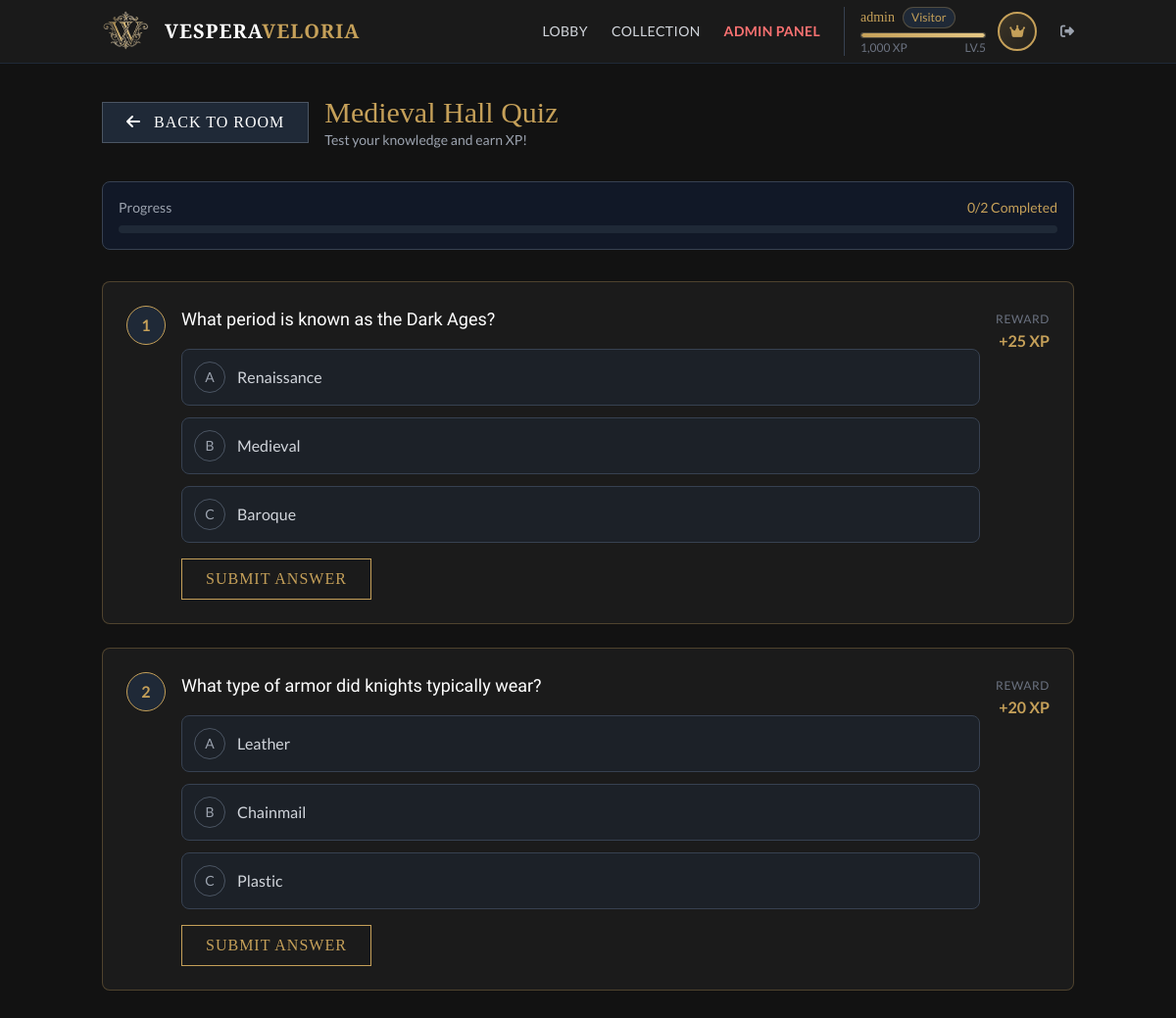
Page /public/lobby/quiz.php?room_id=1 (signed in) on the committed database.
### tables this page shows
CREATE TABLE `rooms` (
  `id` int(11) NOT NULL,
  `name` varchar(100) NOT NULL,
  `description` text DEFAULT NULL,
  `min_level` int(11) DEFAULT 1,
  `image_url` varchar(255) DEFAULT NULL,
  `hidden_artifact_name` varchar(100) DEFAULT NULL,
  `hidden_artifact_desc` text DEFAULT NULL,
  `hidden_artifact_image` varchar(255) DEFAULT NULL,
  `hidden_artifact_xp` int(11) DEFAULT 100,
  `professor_dialogs` text DEFAULT NULL
);

CREATE TABLE `quizzes` (
  `id` int(11) NOT NULL,
  `room_id` int(11) DEFAULT NULL,
  `question` text NOT NULL,
  `option_a` varchar(255) DEFAULT NULL,
  `option_b` varchar(255) DEFAULT NULL,
  `option_c` varchar(255) DEFAULT NULL,
  `correct_option` char(1) DEFAULT NULL,
  `xp_reward` int(11) DEFAULT 20
);

### app/Models/Room.php (called while the page is built, shortened)
<?php
class Room {
    public static function findById($conn, $id) {
        $stmt = $conn->prepare("SELECT * FROM rooms WHERE id = ?");
        $stmt->bind_param("i", $id);
        $stmt->execute();
        return $stmt->get_result()->fetch_assoc();
    }
}

### app/Models/Quiz.php (called while the page is built, shortened)
<?php
class Quiz {
    public static function getForUser($conn, $roomId, $userId) {
        $sql = "SELECT q.*,
                (SELECT COUNT(*) FROM user_quizzes WHERE user_id = ? AND quiz_id = q.id) as is_answered,
                (SELECT is_correct FROM user_quizzes WHERE user_id = ? AND quiz_id = q.id LIMIT 1) as user_is_correct
                FROM quizzes q WHERE q.room_id = ? ORDER BY q.id";
        $stmt = $conn->prepare($sql);
        $stmt->bind_param("iii", $userId, $userId, $roomId);
        $stmt->execute();
        $result = $stmt->get_result();
        $quizzes = [];
        while ($row = $result->fetch_assoc()) {
            $quizzes[] = $row;
        }
        return $quizzes;
    }
}

### public/lobby/quiz.php (the view, shortened to what this page needs)
<?php
require_once '../../app/Config/database.php';
require_once '../../app/Models/Room.php';
require_once '../../app/Models/Quiz.php';
$room_id = intval($_GET['room_id']);
$user_id = $_SESSION['user_id'];
$room = Room::findById($conn, $room_id);
$raw_quizzes = Quiz::getForUser($conn, $room_id, $user_id);
$quizzes = [];
$answered_count = 0;
$total_count = 0;
foreach ($raw_quizzes as $row) {
    $row['is_answered'] = $row['is_answered'] > 0;
    $total_count++;
    $quizzes[] = $row;
}
include '../header.php';
include '../navbar.php';
?>
<div class="flex-grow container mx-auto px-4 py-8">
    <div class="flex items-center gap-4 mb-8">
        <a href="room.php?id=<?php echo $room_id; ?>" class="btn-museum bg-gray-800 text-white border-gray-600 hover:bg-gold hover:text-black">
            <i class="fas fa-arrow-left mr-2"></i> Back to Room
        </a>
        <div>
            <h1 class="text-3xl text-gold font-serif"><?php echo $room['name']; ?> Quiz</h1>
            <p class="text-gray-400 text-sm">Test your knowledge and earn XP!</p>
        </div>
    </div>
    <div class="mb-8 p-4 bg-gray-900 rounded-lg border border-gray-700">
        <div class="flex justify-between items-center mb-2">
            <span class="text-gray-400 text-sm">Progress</span>
            <span class="text-gold text-sm"><?php echo $answered_count; ?>/<?php echo $total_count; ?> Completed</span>
        </div>
        <div class="w-full bg-gray-800 rounded-full h-2">
        </div>
    </div>
    <?php if (empty($quizzes)): ?>
        <div class="text-center py-20 bg-gray-900/50 rounded-lg border border-dashed border-gray-700">
            <i class="fas fa-question-circle text-6xl text-gray-700 mb-4"></i>
            <h3 class="text-xl text-gray-400 mb-2">No Quizzes Available</h3>
            <p class="text-gray-600">This room doesn't have any quizzes yet.</p>
        </div>
    <?php else: ?>
        <div class="space-y-6">
            <?php foreach ($quizzes as $index => $quiz): ?>
                <?php $is_answered = $quiz['is_answered']; ?>
                <div class="quiz-card museum-card p-6 rounded-lg <?php echo $is_answered ? 'opacity-60' : ''; ?>"
                     data-quiz-id="<?php echo $quiz['id']; ?>"
                     data-answered="<?php echo $is_answered ? 'true' : 'false'; ?>">
                    <div class="flex items-start gap-4">
                        <div class="w-10 h-10 rounded-full <?php echo $is_answered ? 'bg-green-900 border-green-500' : 'bg-gray-800 border-gold'; ?> border flex items-center justify-center flex-shrink-0">
                            <?php if ($is_answered): ?>
                                <i class="fas fa-check text-green-500"></i>
                            <?php else: ?>
                                <span class="text-gold font-bold"><?php echo $index + 1; ?></span>
                            <?php endif; ?>
                        </div>
                        <div class="flex-grow">
                            <h3 class="text-lg text-white mb-4"><?php echo htmlspecialchars($quiz['question']); ?></h3>
                            <?php if (!$is_answered): ?>
                                <div class="quiz-options space-y-3">
                                    <label class="quiz-option block cursor-pointer group">
                                        <div class="p-3 border border-gray-700 rounded-lg bg-gray-800/50 group-hover:border-gold transition flex items-center gap-3">
                                            <span class="w-8 h-8 rounded-full border border-gray-600 flex items-center justify-center text-sm text-gray-400 group-hover:border-gold group-hover:text-gold transition">A</span>
                                            <span class="text-gray-300"><?php echo htmlspecialchars($quiz['option_a']); ?></span>
                                        </div>
                                    </label>
                                    <label class="quiz-option block cursor-pointer group">
                                        <div class="p-3 border border-gray-700 rounded-lg bg-gray-800/50 group-hover:border-gold transition flex items-center gap-3">
                                            <span class="w-8 h-8 rounded-full border border-gray-600 flex items-center justify-center text-sm text-gray-400 group-hover:border-gold group-hover:text-gold transition">B</span>
                                            <span class="text-gray-300"><?php echo htmlspecialchars($quiz['option_b']); ?></span>
                                        </div>
                                    </label>
                                    <label class="quiz-option block cursor-pointer group">
                                        <div class="p-3 border border-gray-700 rounded-lg bg-gray-800/50 group-hover:border-gold transition flex items-center gap-3">
                                            <span class="w-8 h-8 rounded-full border border-gray-600 flex items-center justify-center text-sm text-gray-400 group-hover:border-gold group-hover:text-gold transition">C</span>
                                            <span class="text-gray-300"><?php echo htmlspecialchars($quiz['option_c']); ?></span>
                                        </div>
                                    </label>
                                </div>
                                <button class="btn-submit-quiz btn-museum mt-4" data-quiz-id="<?php echo $quiz['id']; ?>">
                                    Submit Answer
                                </button>
                            <?php endif; ?>
                        </div>
                        <div class="text-right flex-shrink-0">
                            <span class="text-xs text-gray-500 uppercase tracking-wider">Reward</span>
                            <div class="text-gold font-bold">+<?php echo $quiz['xp_reward']; ?> XP</div>
                        </div>
                    </div>
                </div>
            <?php endforeach; ?>
        </div>
    <?php endif; ?>
</div>

### public/assets/css/style.css (style rules this page uses)
:root { --color-gold: #c5a059; --color-gold-hover: #e6c885; --color-dark-bg: #1a1a1a; --color-darker-bg: #121212; --color-text: #e0e0e0; --color-parchment: #f0e6d2; }
body { font-family: "Lato", sans-serif; background-color: var(--color-darker-bg); color: var(--color-text); }
h1, h2, h3, h4, h5, h6, .font-serif { font-family: "Abhaya Libre", serif; }
.text-gold { color: var(--color-gold); }
.border-gold { border-color: var(--color-gold); }
.btn-museum { background: transparent; border: 1px solid var(--color-gold); color: var(--color-gold); padding: 0.5rem 1.5rem; transition: all 0.3s ease; font-family: "Cinzel", serif; letter-spacing: 1px; text-transform: uppercase; cursor: pointer; }
.museum-card { background: rgba(30, 30, 30, 0.8); border: 1px solid rgba(197, 160, 89, 0.3); transition: all 0.3s ease; }

### public/header.php (style rules this page uses)
body { background-color: #121212; }

### rows in the picture
rooms: name "Medieval Hall"
quizzes: question "What period is known as the Dark Ages?", option_a "Renaissance", option_b "Medieval", option_c "Baroque", xp_reward "25"
quizzes: question "What type of armor did knights typically wear?", option_a "Leather", option_b "Chainmail", option_c "Plastic", xp_reward "20"

### other values in the picture
$username "admin"
$rank_name "Visitor"
$current_xp "1,000"
$level "5"
$answered_count "0"
$total_count "2"
